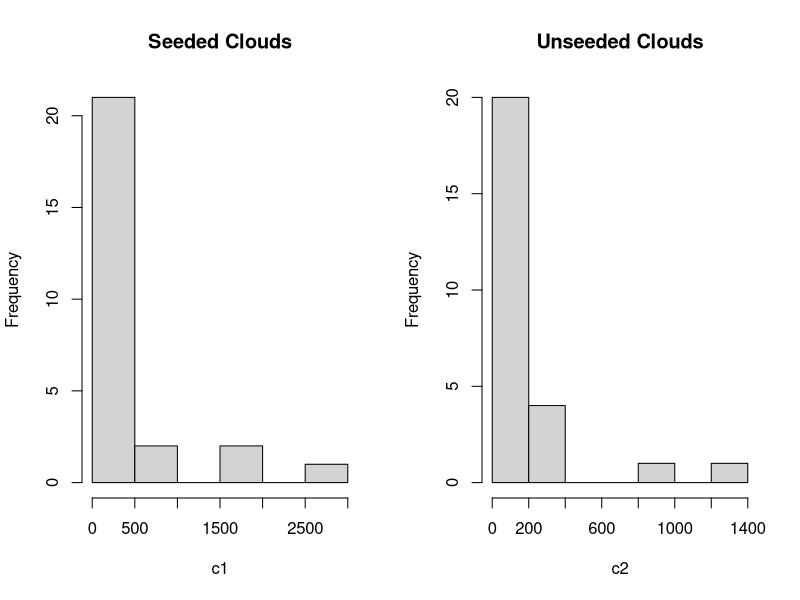
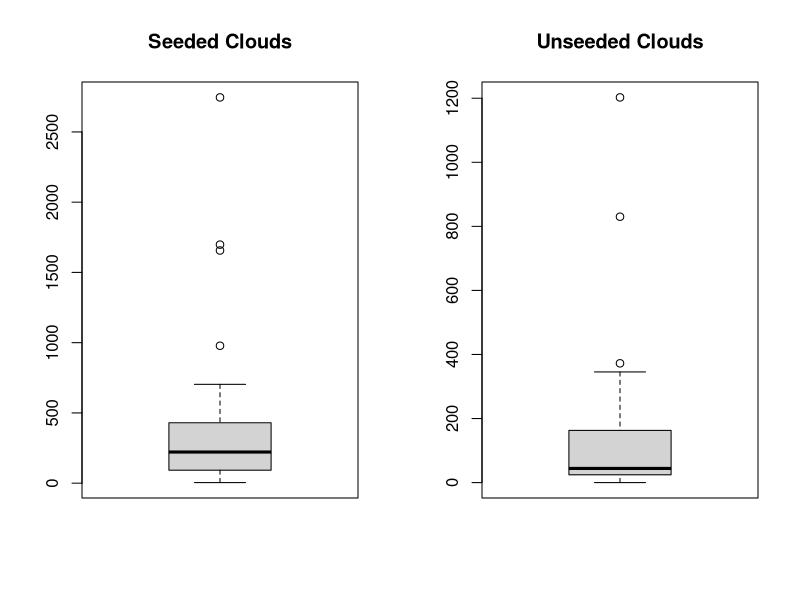
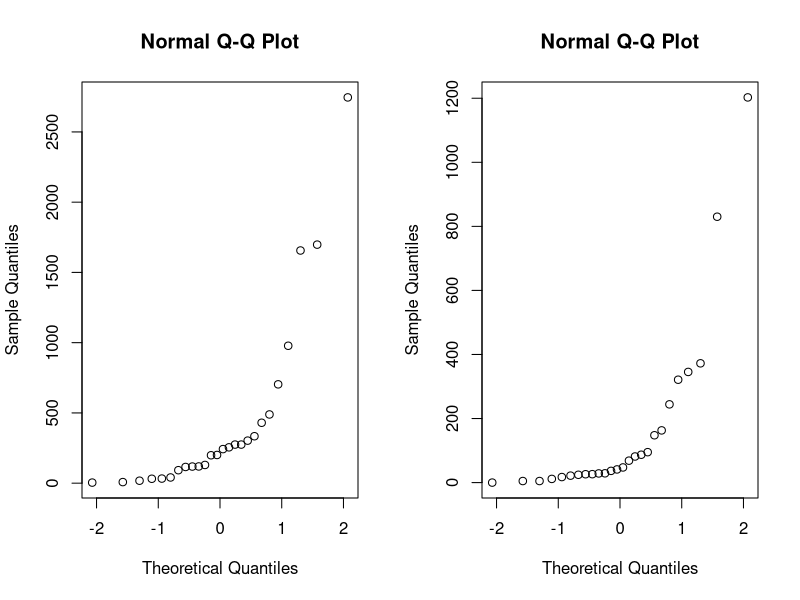
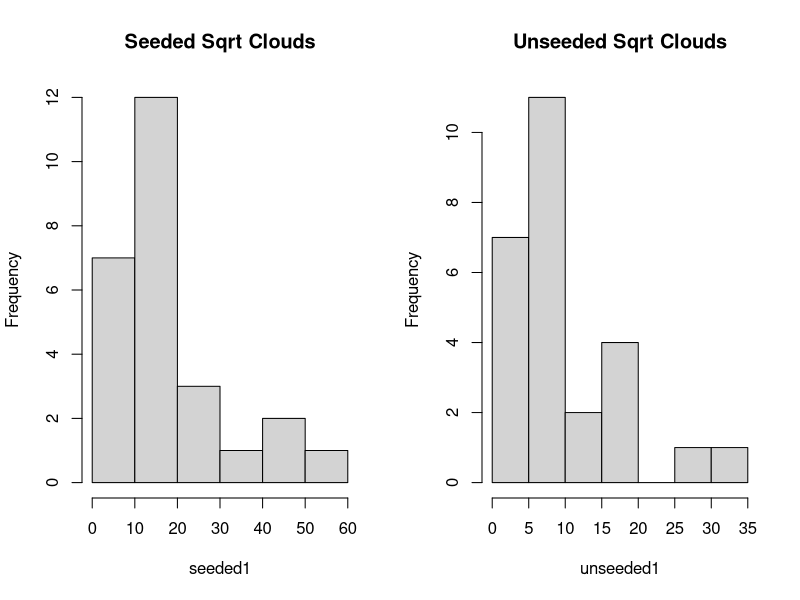
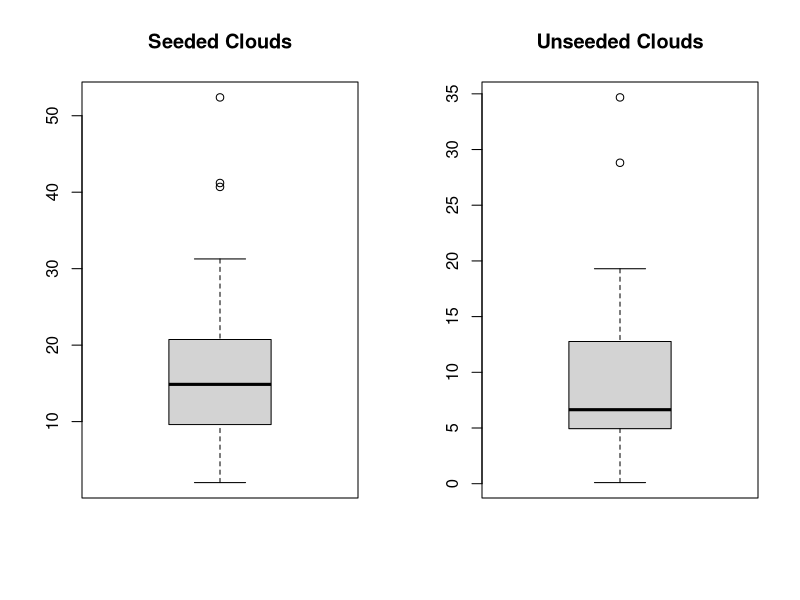
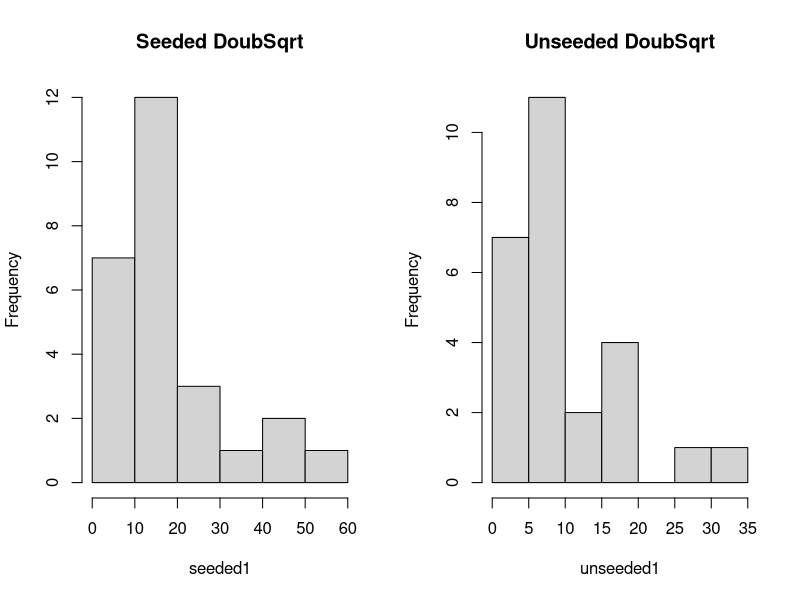
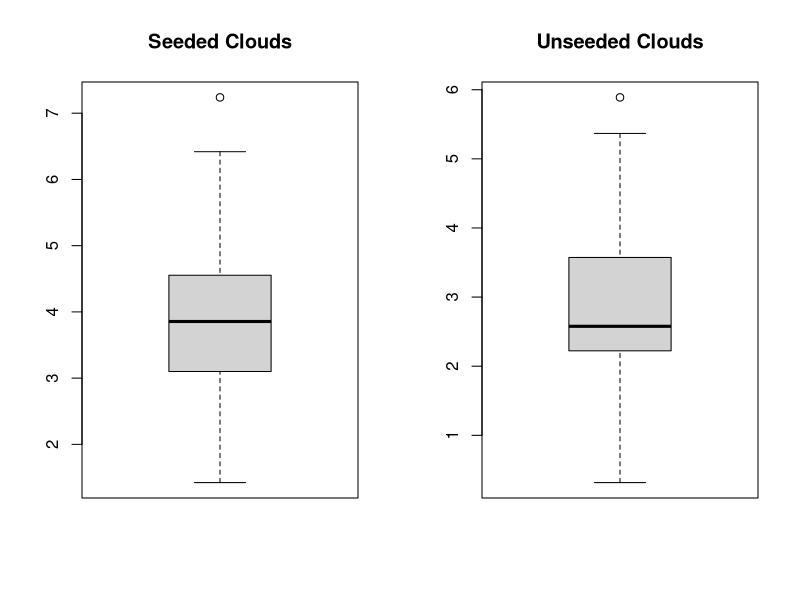
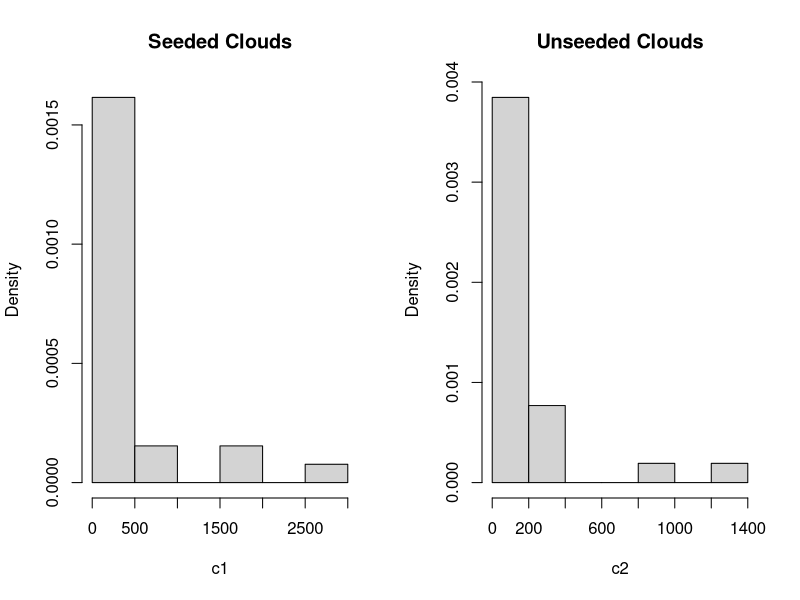

Write the R code that produced these figures, in order.
# To improve rain fall in dry areas, an experiment was carried out with 52 clouds. Scientists investigated whether the addition of silver nitrate leads to more rainfall. They chose 26 out of a sample of 52 clouds and seeded it with silver nitrate. 
#Test whether silver nitrate has an effect by performing three tests: the two samples t-test (argue whether the data are paired or not), the Mann-Whitney test and the Kolmogorov-Smirnov test. Indicate whether these tests are actually applicable for our research question. Comment on your findings. 

data <- read.table("datas/clouds.txt", header = TRUE)
head(data) ;

c1 = data[,1] # seeded 
c2 = data[,2] # unseeded
length.c1 <-length(c1) ;

par(mfrow=c(1,2)) ; hist(c1,main = "Seeded Clouds") ; hist(c2,main = "Unseeded Clouds")
boxplot(c1,main="Seeded Clouds") ; boxplot(c2,main = "Unseeded Clouds")

shapiro.test(c1) ; shapiro.test(c2)

# the two samples t-test assumes that both samples come from a normal population.
t.test(c1,c2)

qqnorm(c1) ; qqnorm(c2) # Normality of both samples is doubtful


# the Mann-Whitney test is based on ranks but not assume normality
wilcox.test(c1,c2)
# p-value of 0.01 < 0.05, hence Ho is rejected.

#  Kolmogorov-Smirnov test assume normality
ks.test(c1,c2)
# p-value of 0.02 < 0.05, hence Ho is rejected.


# Repeat the procedures from a) first on the square root of the values in clouds.txt, then on the square root of the square root of the values in clouds.txt. Comment on your findings.
sq.data <- sqrt(data) ; sq.data 
sq.of.sq.data <- sqrt(sq.data) ; sq.of.sq.data

seeded1 = sq.data[,1] ; seeded2 = sq.of.sq.data[,1] ; seeded1 ; seeded2
unseeded1 = sq.data[,2] ; unseeded2 = sq.of.sq.data[,2] ; unseeded1 ; unseeded2

par(mfrow=c(1,2)) ; hist(seeded1,main = "Seeded Sqrt Clouds") ; hist(unseeded1,main = "Unseeded Sqrt Clouds")
boxplot(seeded1,main="Seeded Clouds") ; boxplot(unseeded1,main = "Unseeded Clouds")
shapiro.test(c1) ; shapiro.test(c2)

par(mfrow=c(1,2)) ; hist(seeded1,main = "Seeded DoubSqrt") ; hist(unseeded1,main = "Unseeded DoubSqrt")
boxplot(seeded2,main="Seeded Clouds") ; boxplot(unseeded2,main = "Unseeded Clouds")
shapiro.test(seeded2) ; shapiro.test(unseeded2)


t.test(seeded1, unseeded1)
t.test(seeded2, unseeded2)

t.test(seeded1, unseeded1, paired = TRUE) # it's essential to add paired = TRUE
t.test(seeded2, unseeded2, paired = TRUE)

wilcox.test(seeded1,unseeded1)
wilcox.test(seeded2,unseeded2)

ks.test(seeded1,unseeded1)
ks.test(seeded2,unseeded2)


#  Assuming  X1...X26 ~ Exp(λ) and using the central limit theorem, find an estimate λ^ of λ and construct a 95%-CI for λ.

mean.c1 <- mean(c1) ; mean.c1

par(mfrow=c(1,2))
hist(c1, prob = T,main = "Seeded Clouds") ; hist(c2, prob = T,main = "Unseeded Clouds") 

M = 1000
Tstar = numeric(M)

for (i in 1:M) {
  Xstar = rexp(length.c1,1) ; # surrogate vector of Exp(λ)
  Tstar[i] = mean(Xstar)
}

Tstar.25 <- quantile(Tstar,0.025)
Tstar.975 <- quantile(Tstar,0.975)

sum(Tstar<Tstar.25)
c(2*mean.c1-Tstar.975,2*mean.c1-Tstar.25)
#   97.5%     2.5% 
#  882.5396 883.3353
# The 95% CI for the seeded clouds is [882,883], it's mean is 441

# By using a bootstrap test with the test statistic T =median(X1,...X26) test the hypothesis Ho : X1...X26 ~ Exp(λo) with the parameter λo=λ^

T.star <- numeric(M)
median.data <- median(c1) ; median.data
for (i in 1:M) {
  X.star <- rexp(length.c1,1)
  T.star[i] <- median(X.star)
}

hist(Tstar,prob=T)
pl <- sum(T.star<median.data)/M ; pr <- sum(T.star> median.data)/M
p <- 2*min(pl,pr)
pl ; pr ; p

# Test this also by the Kolmogorov-Smirnov test
ks.test(c1, "pnorm")
# Since the p-value(2.2e-16) is less than .05, we reject the null hypothesis. We have sufficient evidence to say that the sample data does not come from a normal distribution.


# Using an appropriate test, verify whether the median precipitation for seeded clouds is less than 300. Next, design and perform a test to check whether the fraction of the seeded clouds with the precipitation less than 30 is at most 25%.

sum(c1<300) # 17
binom.test(17,length.c1,p=0.5,alt='l')
# p-value = 0.1686 is higher than .05 hence we do not reject the null hypothesis.
